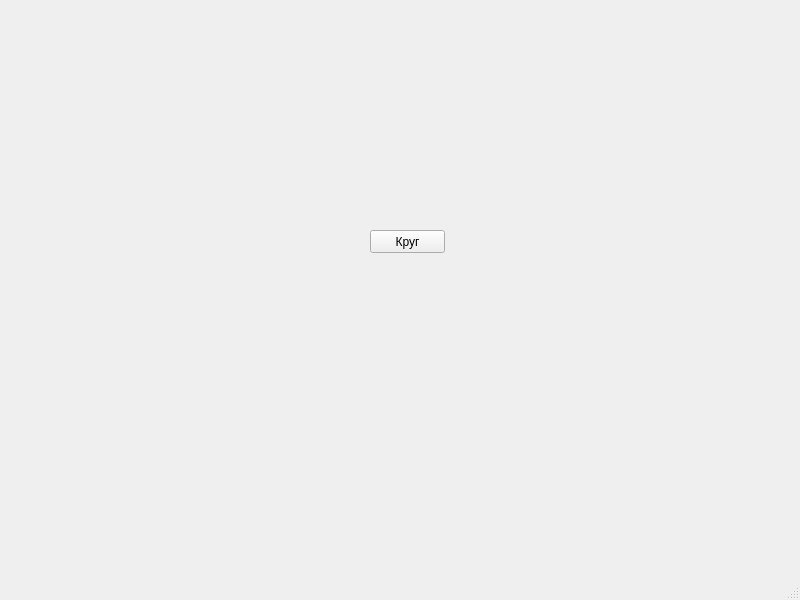
<?xml version="1.0" encoding="UTF-8"?>
<ui version="4.0">
 <class>MainWindow</class>
 <widget class="QMainWindow" name="MainWindow">
  <property name="geometry">
   <rect>
    <x>0</x>
    <y>0</y>
    <width>800</width>
    <height>600</height>
   </rect>
  </property>
  <property name="windowTitle">
   <string>MainWindow</string>
  </property>
  <widget class="QWidget" name="centralwidget">
   <widget class="QPushButton" name="pushButton">
    <property name="geometry">
     <rect>
      <x>370</x>
      <y>230</y>
      <width>75</width>
      <height>23</height>
     </rect>
    </property>
    <property name="text">
     <string>Круг</string>
    </property>
   </widget>
  </widget>
  <widget class="QMenuBar" name="menubar">
   <property name="geometry">
    <rect>
     <x>0</x>
     <y>0</y>
     <width>800</width>
     <height>21</height>
    </rect>
   </property>
  </widget>
  <widget class="QStatusBar" name="statusbar"/>
 </widget>
 <resources/>
 <connections/>
</ui>
